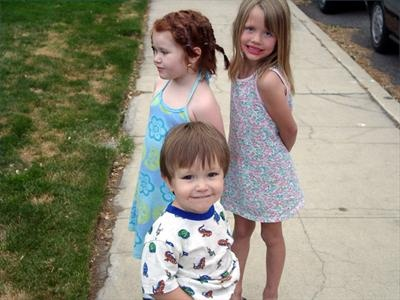
#> input picture DIP17_1_Images/1944.jpg, 400 x 300 px, found by its file name
$ python Q_1.py
#> lines starting #> are read from the running program, lines starting #| are printed output that depends on the picture
import numpy as np
import cv2

img = cv2.imread("/home/aditya/DIP/DIP17_1_Images/1944.jpg")
#> img is the input picture: shape (300, 400, 3); mean B, G, R 118.3, 135.5, 138.9
img_B=cv2.imwrite("/home/aditya/DIP/DIP17_1_Images/1944_B.jpg",img[:,:,0])
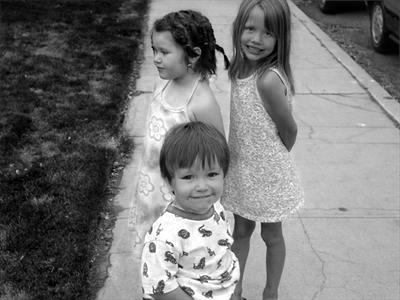
#> saved as 1944_B.jpg: shape (300, 400); min 0, max 255, mean 118.3
img_G=cv2.imwrite("/home/aditya/DIP/DIP17_1_Images/1944_G.jpg",img[:,:,1])
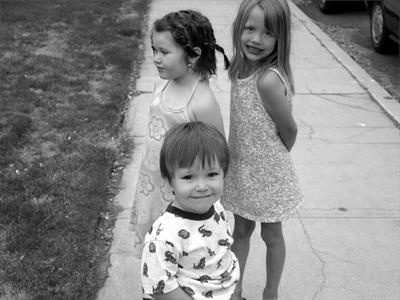
#> saved as 1944_G.jpg: shape (300, 400); min 0, max 255, mean 135.5
img_R=cv2.imwrite("/home/aditya/DIP/DIP17_1_Images/1944_R.jpg",img[:,:,2])
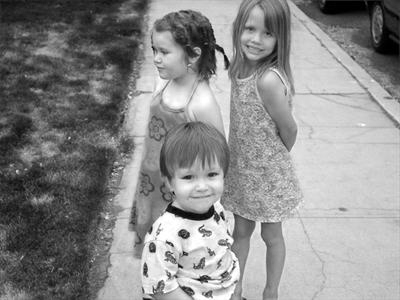
#> saved as 1944_R.jpg: shape (300, 400); min 0, max 255, mean 138.9
# [6 lines of commented-out code are left out]
img_grey=cv2.cvtColor(img,cv2.COLOR_BGR2GRAY)
cv2.imwrite("/home/aditya/DIP/DIP17_1_Images/194_GREY.jpg",img_grey)
# [4 lines of commented-out code are left out]
